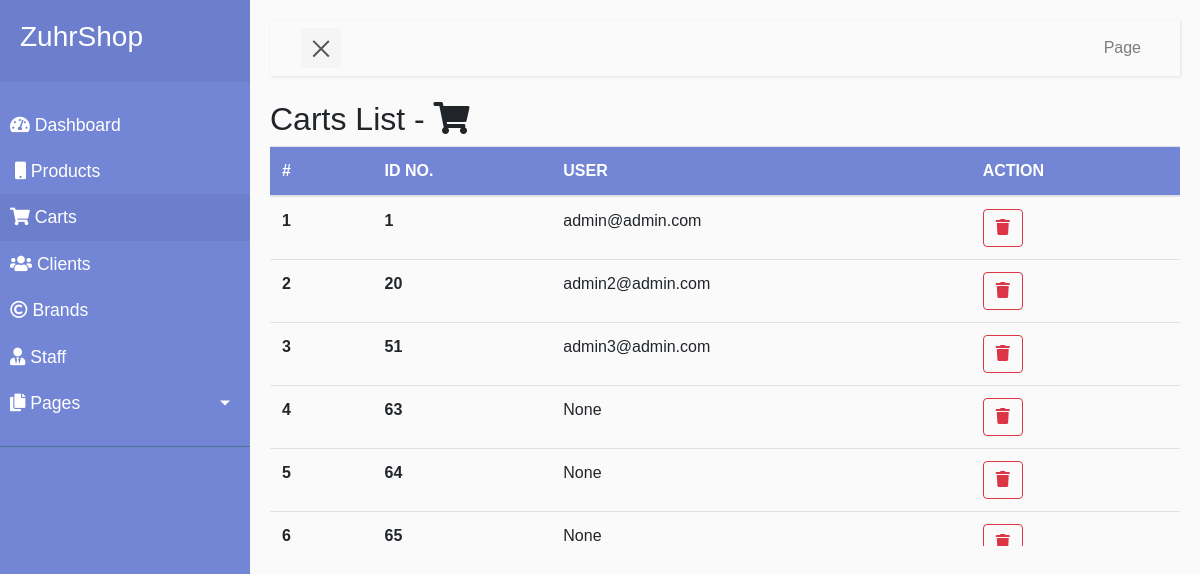
Before: /administration/carts/ (signed in) with the older database file.
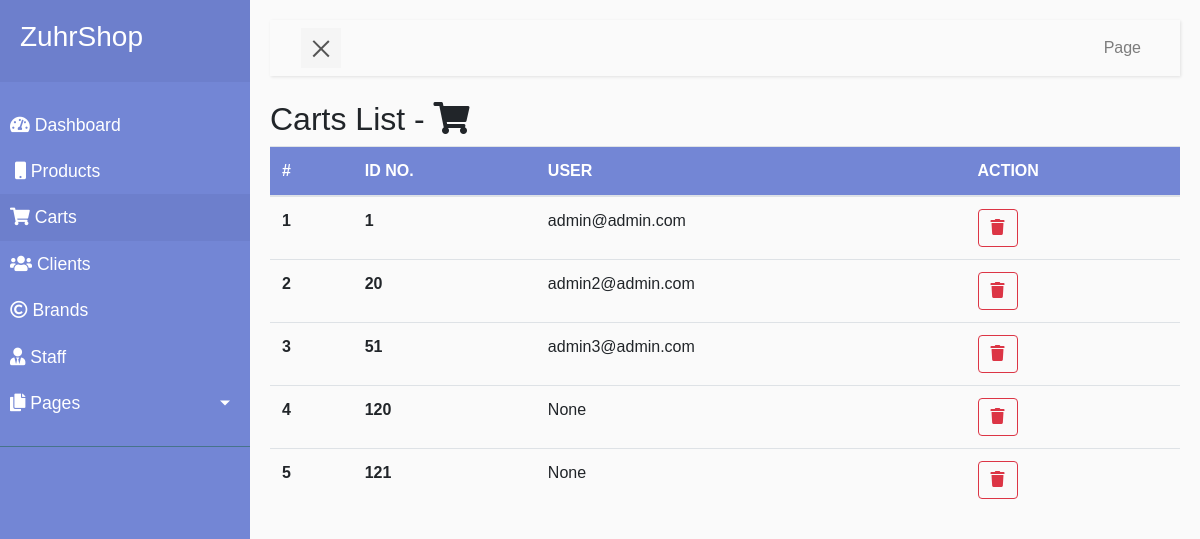
After: the same page with the newer database file.
### cart/models.py (models this page shows, shortened)
class Cart(models.Model):
    user = models.OneToOneField(CustomUser, on_delete=models.CASCADE, blank=True, null=True, related_name='cart')
    objects = CartManager()

### users/models.py (models this page shows)
class CustomUser(AbstractUser):
    username = None
    email = models.EmailField(_('email address'), unique=True)
    USERNAME_FIELD = 'email'
    REQUIRED_FIELDS = []
    objects = CustomUserManager()
    def __str__(self):
        return self.email

### administrations/views.py (the view)
# urls.py: path('carts/', views.CartsAdminView.as_view(), name='admin-carts'),
class CartsAdminView(UserCheckingView, View):
    def get(self, request):
        carts = Cart.objects.all()
        context = {
            'url_name': 'carts',
            'carts': carts,
        }
        return render(request, 'administrations/admin-carts.html', context)

### administrations/views.py (called while the page is built)
    def test_func(self):
        if self.request.user.is_staff:
            return True
        else:
            return False

### pages/context_processors.py (called while the page is built)
def add_variable_to_context(request):
    cart = Cart.objects.new_or_get(request)
    brands = Brand.objects.all()
    context = {
        'brands': brands,
        'cart': cart
    }
    return context

### templates/administrations/admin-carts.html (shortened to what this page needs)
{% extends 'administrations/admin-base.html' %}
{% load static %}
{% block content %}
<h2 class="tm-block-title text-capitalize">{{ url_name }} List - <i class="fas fa-shopping-cart"></i></h2>
<div class="" style="height:400px;overflow:auto;">
  <table class="table">
      <thead>
          <tr>
              <th scope="col">#</th>
              <th scope="col">ID NO.</th>
              <th scope="col">USER</th>
              <th scope="col">ACTION</th>
          </tr>
      </thead>
      <tbody>
          {% for cart in carts %}
            <tr id="cart-{{ cart.id }}">
                <th scope="row"><b>{{ forloop.counter }}</b></th>
                <td><b>{{ cart.id }}</b></td>
                <td>{{ cart.user }}</td>
                <td>
                  <button type="button" class="btn btn-outline-danger" onclick="deleteCart({{ cart.id }})">
                    <i class="fas fa-trash"></i>
                  </button>
                </td>
            </tr>
          {% endfor %}
      </tbody>
  </table>
</div>
{% endblock %}

Changed rows visible on the page:
removed Cart: id "63", user "None"
removed Cart: id "64", user "None"
removed Cart: id "65", user "None"
added Cart: id "120", user "None"
added Cart: id "121", user "None"
